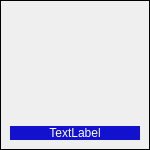
<?xml version="1.0" encoding="UTF-8"?>
<ui version="4.0">
 <class>Pile</class>
 <widget class="QWidget" name="Pile">
  <property name="geometry">
   <rect>
    <x>0</x>
    <y>0</y>
    <width>150</width>
    <height>150</height>
   </rect>
  </property>
  <property name="sizePolicy">
   <sizepolicy hsizetype="Preferred" vsizetype="Preferred">
    <horstretch>0</horstretch>
    <verstretch>0</verstretch>
   </sizepolicy>
  </property>
  <property name="maximumSize">
   <size>
    <width>150</width>
    <height>150</height>
   </size>
  </property>
  <property name="mouseTracking">
   <bool>false</bool>
  </property>
  <property name="windowTitle">
   <string>Form</string>
  </property>
  <layout class="QGridLayout" name="gridLayout">
   <property name="leftMargin">
    <number>0</number>
   </property>
   <property name="topMargin">
    <number>0</number>
   </property>
   <property name="rightMargin">
    <number>0</number>
   </property>
   <property name="bottomMargin">
    <number>0</number>
   </property>
   <item row="0" column="0">
    <widget class="QFrame" name="imageFrame">
     <property name="sizePolicy">
      <sizepolicy hsizetype="Preferred" vsizetype="Preferred">
       <horstretch>0</horstretch>
       <verstretch>0</verstretch>
      </sizepolicy>
     </property>
     <property name="minimumSize">
      <size>
       <width>100</width>
       <height>100</height>
      </size>
     </property>
     <property name="maximumSize">
      <size>
       <width>150</width>
       <height>150</height>
      </size>
     </property>
     <property name="styleSheet">
      <string notr="true">border: 1px solid</string>
     </property>
     <property name="frameShape">
      <enum>QFrame::StyledPanel</enum>
     </property>
     <property name="frameShadow">
      <enum>QFrame::Raised</enum>
     </property>
     <layout class="QGridLayout" name="gridLayout_2">
      <property name="sizeConstraint">
       <enum>QLayout::SetDefaultConstraint</enum>
      </property>
      <item row="1" column="0">
       <widget class="QLabel" name="pileTitle">
        <property name="minimumSize">
         <size>
          <width>0</width>
          <height>0</height>
         </size>
        </property>
        <property name="maximumSize">
         <size>
          <width>300</width>
          <height>20</height>
         </size>
        </property>
        <property name="autoFillBackground">
         <bool>true</bool>
        </property>
        <property name="styleSheet">
         <string notr="true">border: none;
background-color: #1212ce;
color: rgb(255, 255, 255);</string>
        </property>
        <property name="frameShape">
         <enum>QFrame::Box</enum>
        </property>
        <property name="frameShadow">
         <enum>QFrame::Plain</enum>
        </property>
        <property name="text">
         <string>TextLabel</string>
        </property>
        <property name="alignment">
         <set>Qt::AlignCenter</set>
        </property>
        <property name="wordWrap">
         <bool>true</bool>
        </property>
       </widget>
      </item>
      <item row="0" column="0">
       <spacer name="verticalSpacer">
        <property name="orientation">
         <enum>Qt::Vertical</enum>
        </property>
        <property name="sizeHint" stdset="0">
         <size>
          <width>20</width>
          <height>40</height>
         </size>
        </property>
       </spacer>
      </item>
     </layout>
    </widget>
   </item>
  </layout>
 </widget>
 <resources/>
 <connections/>
</ui>
